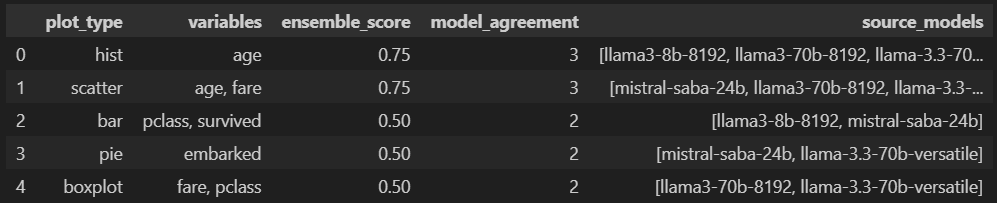
#> input picture image.png, 997 x 203 px
$ python -i explanationswithopencv.py   (imports and definitions only)
#> lines starting #> are read from the running program, lines starting #| are printed output that depends on the picture; after the words box and inside, x2 and y2 are one past the last pixel; in counts of white or black regions, pixels touching at a corner belong together
import base64
import os
import re
from io import BytesIO
import matplotlib.pyplot as plt
import numpy as np
import pandas as pd
import json
from typing import Union, Optional, Dict, List, Any
from dotenv import load_dotenv
from groq import Groq
import warnings
import builtins
import cv2

# [1 line not run here, left out]

class OpenCVPlotAnalyzer:
    def __init__(self):
        # Initialize OpenCV-specific parameters
        self.feature_params = {
            'edge_threshold1': 50,
            'edge_threshold2': 150,
            'contour_threshold': 128,
            'text_region_min_area': 100,
            'dominant_colors': 3
        }

    def analyze_plot(self, image: Union[str, np.ndarray]) -> Dict:
        """
        Analyze a plot image using OpenCV computer vision techniques.

        Args:
            image: Either a file path string or numpy array of the image

        Returns:
            Dictionary containing comprehensive visual analysis
        """
#> called with image = '../image.png'
        # Load image (either from file path or numpy array)
        if isinstance(image, str):
            img = cv2.imread(image, cv2.IMREAD_COLOR)
#> img is the input picture: shape (203, 997, 3); min 31, max 204, mean 46.9
        else:
            img = image.copy()

        if img is None:
            raise ValueError("Could not load image")

        # Convert to grayscale for many operations
        gray = cv2.cvtColor(img, cv2.COLOR_BGR2GRAY)

        # Edge detection - helps identify lines and transitions
        edges = cv2.Canny(gray,
                         self.feature_params['edge_threshold1'],
                         self.feature_params['edge_threshold2'])
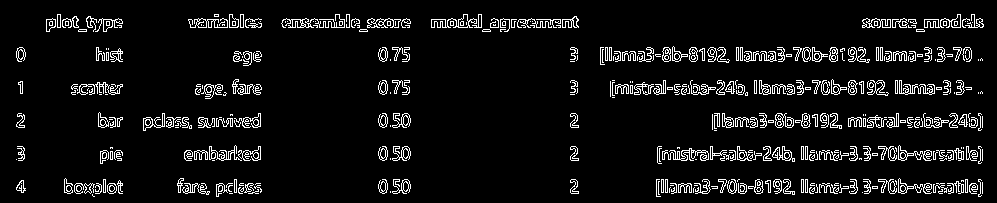
#> edges: shape (203, 997); 7.2% white in thin lines or dots, all inside (x1, y1, x2, y2) = (16, 14, 984, 197)

        # Find contours - helps identify distinct visual elements
        _, thresh = cv2.threshold(gray,
                                 self.feature_params['contour_threshold'],
                                 255, cv2.THRESH_BINARY)
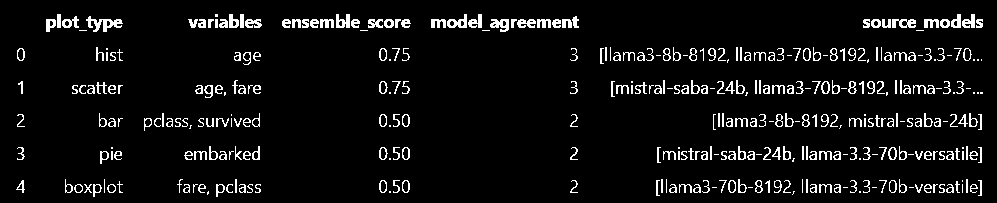
#> thresh: shape (203, 997); 6.4% white in thin lines or dots, all inside (x1, y1, x2, y2) = (16, 14, 983, 197)
        contours, _ = cv2.findContours(thresh, cv2.RETR_TREE, cv2.CHAIN_APPROX_SIMPLE)
#> contours = 507 contours, 273 with area under 20; largest, box (x1, y1, x2, y2) and area: (86, 16, 123, 32) 203, (447, 14, 467, 28) 144, (490, 19, 509, 32) 132, (892, 19, 916, 28) 125, (336, 14, 350, 28) 115

        # Comprehensive visual analysis
        analysis = {
            'edges': edges,
            'contour_count': len(contours),
            'dominant_colors': self._get_dominant_colors(img),
            'text_elements': self._detect_text(img),
            'shape_analysis': self._analyze_shapes(contours),
            'histogram': self._compute_color_histogram(img),
            'brightness': self._compute_brightness(gray)
        }

        return analysis

    def _get_dominant_colors(self, img: np.ndarray) -> List:
        """Extract dominant colors using k-means clustering"""
        pixels = img.reshape(-1, 3).astype(np.float32)
        criteria = (cv2.TERM_CRITERIA_EPS + cv2.TERM_CRITERIA_MAX_ITER, 200, 0.1)
        _, labels, centers = cv2.kmeans(
            pixels,
            self.feature_params['dominant_colors'],
            None,
            criteria,
            10,
            cv2.KMEANS_RANDOM_CENTERS
        )
#> centers = [[104.9, 104.9, 104.9], [186.6, 186.6, 186.6], [36.23, 36.23, 36.23]]
        return centers.astype(int).tolist()

    def _detect_text(self, img: np.ndarray) -> Dict:
        """Detect text elements in the image using contour analysis"""
        gray = cv2.cvtColor(img, cv2.COLOR_BGR2GRAY)
        _, thresh = cv2.threshold(gray, 0, 255, cv2.THRESH_BINARY_INV + cv2.THRESH_OTSU)
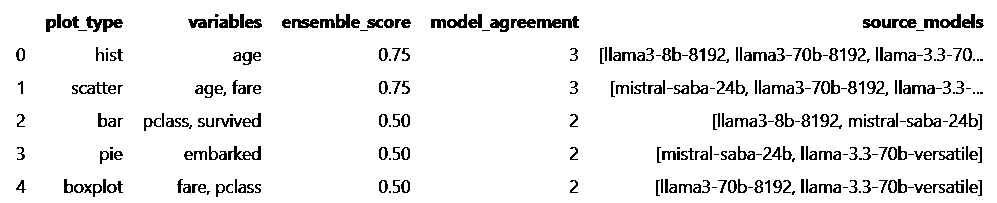
#> thresh: shape (203, 997); 92.4% white; black in thin lines or dots, all inside (x1, y1, x2, y2) = (16, 14, 984, 197)
        contours, _ = cv2.findContours(thresh, cv2.RETR_EXTERNAL, cv2.CHAIN_APPROX_SIMPLE)
#> contours = [[[0, 0], [0, 202], [996, 202], [996, 0]]]

        text_regions = []
        for cnt in contours:
            x, y, w, h = cv2.boundingRect(cnt)
            if w * h > self.feature_params['text_region_min_area']:
                text_regions.append({
                    'position': {'x': x, 'y': y},
                    'dimensions': {'width': w, 'height': h},
                    'area': w * h
                })
#> this loop made 1 pass
#> (cnt, x, y, w, h) on pass 1: ([[0, 0], [0, 202], [996, 202], [996, 0]], 0, 0, 997, 203)
#> after the loop, text_regions = 1 item

        return {
            'count': len(text_regions),
            'regions': text_regions,
            'density': len(text_regions) / (img.shape[0] * img.shape[1]) if img.size > 0 else 0
        }

    def _analyze_shapes(self, contours: List) -> Dict:
        """Analyze geometric shapes in the image"""
        shape_features = []
#> shape_features = []
        for cnt in contours:
            area = cv2.contourArea(cnt)
            perimeter = cv2.arcLength(cnt, True)
            approx = cv2.approxPolyDP(cnt, 0.04 * perimeter, True)
            vertices = len(approx)

            shape_features.append({
                'area': area,
                'perimeter': perimeter,
                'aspect_ratio': self._compute_aspect_ratio(cnt),
                'vertices': vertices,
                'shape_type': self._classify_shape(vertices, area)
            })
#> this loop made 507 passes
#> (area, perimeter, vertices, w in _compute_aspect_ratio, h in _compute_aspect_ratio) on passes 10, 13, 14: (25, 38.14, 7, 8, 9), (33, 36.97, 6, 8, 9), (20, 16.49, 6, 6, 6)
#> after the loop, shape_features = 507 items

        return {
            'count': len(shape_features),
            'shapes': shape_features,
            'shape_distribution': self._compute_shape_distribution(shape_features)
        }

    def _compute_aspect_ratio(self, contour) -> float:
        """Compute aspect ratio of bounding rectangle"""
        _, _, w, h = cv2.boundingRect(contour)
        return w / h if h != 0 else 0

    def _classify_shape(self, vertices: int, area: float) -> str:
        """Classify shape based on vertex count"""
        if vertices == 3: return "triangle"
        elif vertices == 4:
            return "rectangle" if area > 100 else "small_rectangle"
        elif vertices > 4: return "polygon"
        return "unknown"

    def _compute_shape_distribution(self, shapes: List) -> Dict:
        """Compute distribution of shape types"""
        counts = {}
        for shape in shapes:
            counts[shape['shape_type']] = counts.get(shape['shape_type'], 0) + 1
#> after the loop, counts = {'small_rectangle': 69, 'unknown': 61, 'polygon': 377}
        return counts

    def _compute_color_histogram(self, img: np.ndarray) -> Dict:
        """Compute color histogram for the image"""
        colors = ('b', 'g', 'r')
#> colors = ('b', 'g', 'r')
        hist_data = {}
        for i, color in enumerate(colors):
            hist = cv2.calcHist([img], [i], None, [256], [0, 256])
            hist_data[color] = hist.flatten().tolist()
#> this loop made 3 passes
#> after the loop, hist_data = 3 items
        return hist_data

    def _compute_brightness(self, gray_img: np.ndarray) -> float:
        """Compute average brightness of the image"""
        return np.mean(gray_img)

class IterativeRefinementExplainer:
    DEFAULT_MODELS = {
        'groq': [
            'meta-llama/llama-4-scout-17b-16e-instruct',
            'meta-llama/llama-4-maverick-17b-128e-instruct',
        ]
    }

    # [462 lines left out: functions __init__, _validate_keys, _initialize_clients, _detect_available_models, iterative_plot_explanation, _format_opencv_analysis and 10 more, not called in this run]

# Example usage with OpenCV-enhanced analysis
# [34 lines not run here, left out]

>>> result = OpenCVPlotAnalyzer().analyze_plot('../image.png')
#> result = 7 items
